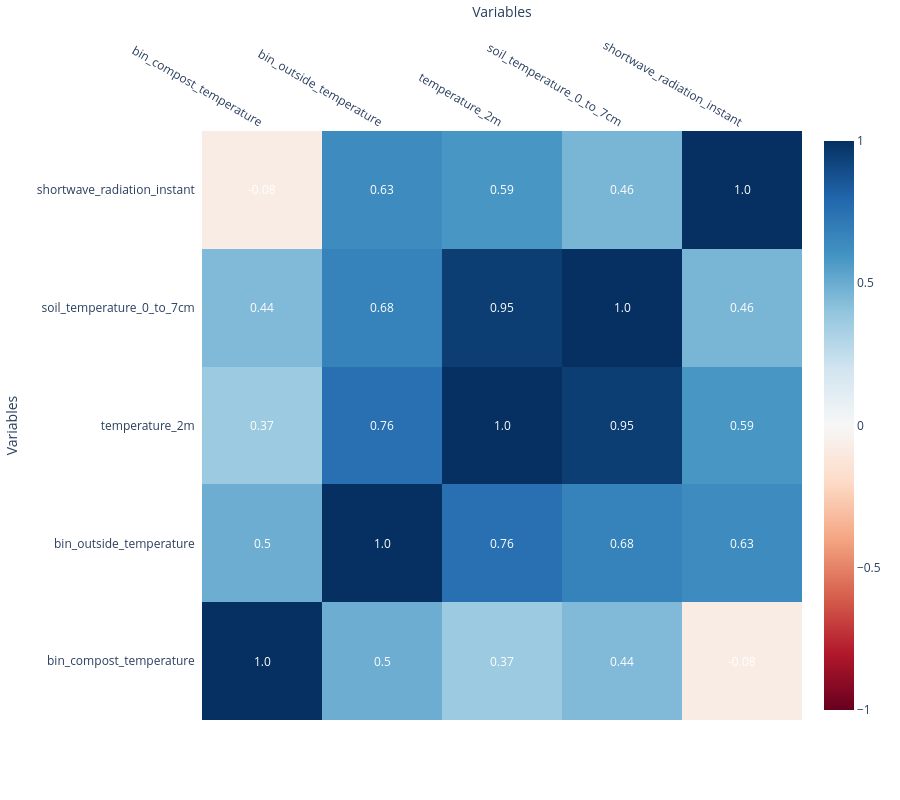

The notebook cell saved with this chart:
### Code cell
# Calculate correlation matrix
import numpy as np

correlation_matrix = merged_data.corr()

# Get correlations with bin_compost_temperature
bin_compost_correlations = correlation_matrix['bin_compost_temperature'].drop('bin_compost_temperature').sort_values(ascending=False)

print("Correlation with Bin Compost Temperature:")
print("=" * 50)
print(bin_compost_correlations)

# Visualize the full correlation matrix as a heatmap
import plotly.figure_factory as ff

# Round correlation values to 2 decimal places for annotation
correlation_values_rounded = np.round(correlation_matrix.values, 2)

fig = ff.create_annotated_heatmap(
    z=correlation_matrix.values,
    annotation_text=correlation_values_rounded,
    x=correlation_matrix.columns.tolist(),
    y=correlation_matrix.columns.tolist(),
    colorscale='RdBu',
    zmid=0,
    zmin=-1,
    zmax=1,
    showscale=True,
    reversescale=False
)

fig.update_layout(
    xaxis_title='Variables',
    yaxis_title='Variables',
    width=900,
    height=800,
)

fig.show()

### Figure 1 — Plotly figure (JSON) as saved in the notebook; plotly's stock layout.template omitted (floating-point values rounded to 4 significant figures)
{"data": [{"colorscale": [[0, "rgb(103,0,31)"], [0.1, "rgb(178,24,43)"], [0.2, "rgb(214,96,77)"], [0.3, "rgb(244,165,130)"], [0.4, "rgb(253,219,199)"], [0.5, "rgb(247,247,247)"], [0.6, "rgb(209,229,240)"], [0.7, "rgb(146,197,222)"], [0.8, "rgb(67,147,195)"], [0.9, "rgb(33,102,172)"], [1, "rgb(5,48,97)"]], "reversescale": false, "showscale": true, "type": "heatmap", "x": ["bin_compost_temperature", "bin_outside_temperature", "temperature_2m", "soil_temperature_0_to_7cm", "shortwave_radiation_instant"], "y": ["bin_compost_temperature", "bin_outside_temperature", "temperature_2m", "soil_temperature_0_to_7cm", "shortwave_radiation_instant"], "z": [[1.0, 0.4973, 0.3667, 0.4449, -0.07583], [0.4973, 1.0, 0.7572, 0.6755, 0.631], [0.3667, 0.7572, 1.0, 0.9493, 0.5897], [0.4449, 0.6755, 0.9493, 1.0, 0.4636], [-0.07583, 0.631, 0.5897, 0.4636, 1.0]], "zmax": 1, "zmid": 0, "zmin": -1}], "layout": {"annotations": [{"font": {"color": "#FFFFFF"}, "showarrow": false, "text": "1.0", "x": "bin_compost_temperature", "xref": "x", "y": "bin_compost_temperature", "yref": "y"}, {"font": {"color": "#FFFFFF"}, "showarrow": false, "text": "0.5", "x": "bin_outside_temperature", "xref": "x", "y": "bin_compost_temperature", "yref": "y"}, {"font": {"color": "#FFFFFF"}, "showarrow": false, "text": "0.37", "x": "temperature_2m", "xref": "x", "y": "bin_compost_temperature", "yref": "y"}, {"font": {"color": "#FFFFFF"}, "showarrow": false, "text": "0.44", "x": "soil_temperature_0_to_7cm", "xref": "x", "y": "bin_compost_temperature", "yref": "y"}, {"font": {"color": "#FFFFFF"}, "showarrow": false, "text": "-0.08", "x": "shortwave_radiation_instant", "xref": "x", "y": "bin_compost_temperature", "yref": "y"}, {"font": {"color": "#FFFFFF"}, "showarrow": false, "text": "0.5", "x": "bin_compost_temperature", "xref": "x", "y": "bin_outside_temperature", "yref": "y"}, {"font": {"color": "#FFFFFF"}, "showarrow": false, "text": "1.0", "x": "bin_outside_temperature", "xref": "x", "y": "bin_outside_temperature", "yref": "y"}, {"font": {"color": "#FFFFFF"}, "showarrow": false, "text": "0.76", "x": "temperature_2m", "xref": "x", "y": "bin_outside_temperature", "yref": "y"}, {"font": {"color": "#FFFFFF"}, "showarrow": false, "text": "0.68", "x": "soil_temperature_0_to_7cm", "xref": "x", "y": "bin_outside_temperature", "yref": "y"}, {"font": {"color": "#FFFFFF"}, "showarrow": false, "text": "0.63", "x": "shortwave_radiation_instant", "xref": "x", "y": "bin_outside_temperature", "yref": "y"}, {"font": {"color": "#FFFFFF"}, "showarrow": false, "text": "0.37", "x": "bin_compost_temperature", "xref": "x", "y": "temperature_2m", "yref": "y"}, {"font": {"color": "#FFFFFF"}, "showarrow": false, "text": "0.76", "x": "bin_outside_temperature", "xref": "x", "y": "temperature_2m", "yref": "y"}, {"font": {"color": "#FFFFFF"}, "showarrow": false, "text": "1.0", "x": "temperature_2m", "xref": "x", "y": "temperature_2m", "yref": "y"}, {"font": {"color": "#FFFFFF"}, "showarrow": false, "text": "0.95", "x": "soil_temperature_0_to_7cm", "xref": "x", "y": "temperature_2m", "yref": "y"}, {"font": {"color": "#FFFFFF"}, "showarrow": false, "text": "0.59", "x": "shortwave_radiation_instant", "xref": "x", "y": "temperature_2m", "yref": "y"}, {"font": {"color": "#FFFFFF"}, "showarrow": false, "text": "0.44", "x": "bin_compost_temperature", "xref": "x", "y": "soil_temperature_0_to_7cm", "yref": "y"}, {"font": {"color": "#FFFFFF"}, "showarrow": false, "text": "0.68", "x": "bin_outside_temperature", "xref": "x", "y": "soil_temperature_0_to_7cm", "yref": "y"}, {"font": {"color": "#FFFFFF"}, "showarrow": false, "text": "0.95", "x": "temperature_2m", "xref": "x", "y": "soil_temperature_0_to_7cm", "yref": "y"}, {"font": {"color": "#FFFFFF"}, "showarrow": false, "text": "1.0", "x": "soil_temperature_0_to_7cm", "xref": "x", "y": "soil_temperature_0_to_7cm", "yref": "y"}, {"font": {"color": "#FFFFFF"}, "showarrow": false, "text": "0.46", "x": "shortwave_radiation_instant", "xref": "x", "y": "soil_temperature_0_to_7cm", "yref": "y"}, {"font": {"color": "#FFFFFF"}, "showarrow": false, "text": "-0.08", "x": "bin_compost_temperature", "xref": "x", "y": "shortwave_radiation_instant", "yref": "y"}, {"font": {"color": "#FFFFFF"}, "showarrow": false, "text": "0.63", "x": "bin_outside_temperature", "xref": "x", "y": "shortwave_radiation_instant", "yref": "y"}, {"font": {"color": "#FFFFFF"}, "showarrow": false, "text": "0.59", "x": "temperature_2m", "xref": "x", "y": "shortwave_radiation_instant", "yref": "y"}, {"font": {"color": "#FFFFFF"}, "showarrow": false, "text": "0.46", "x": "soil_temperature_0_to_7cm", "xref": "x", "y": "shortwave_radiation_instant", "yref": "y"}, {"font": {"color": "#FFFFFF"}, "showarrow": false, "text": "1.0", "x": "shortwave_radiation_instant", "xref": "x", "y": "shortwave_radiation_instant", "yref": "y"}], "height": 800, "width": 900, "xaxis": {"dtick": 1, "gridcolor": "rgb(0, 0, 0)", "side": "top", "ticks": "", "title": {"text": "Variables"}}, "yaxis": {"dtick": 1, "ticks": "", "ticksuffix": "  ", "title": {"text": "Variables"}}}}
